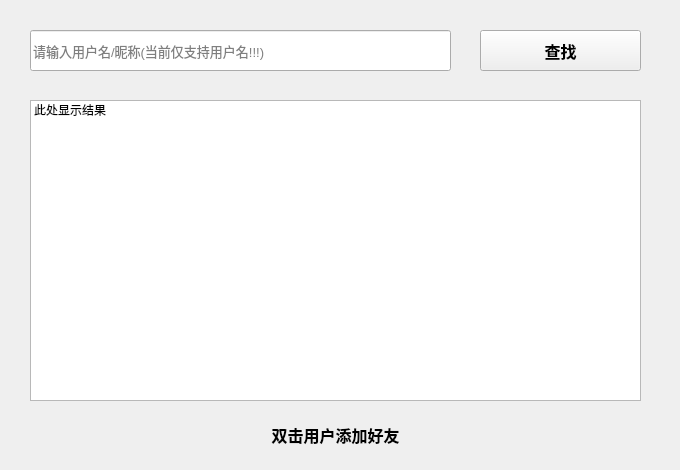
<?xml version="1.0" encoding="UTF-8"?>
<ui version="4.0">
 <class>SearchWindow</class>
 <widget class="QWidget" name="SearchWindow">
  <property name="geometry">
   <rect>
    <x>0</x>
    <y>0</y>
    <width>680</width>
    <height>470</height>
   </rect>
  </property>
  <property name="windowTitle">
   <string>查找</string>
  </property>
  <widget class="QLineEdit" name="lineEdit_keyword">
   <property name="geometry">
    <rect>
     <x>30</x>
     <y>30</y>
     <width>421</width>
     <height>41</height>
    </rect>
   </property>
   <property name="font">
    <font>
     <pointsize>10</pointsize>
    </font>
   </property>
   <property name="placeholderText">
    <string>请输入用户名/昵称(当前仅支持用户名!!!)</string>
   </property>
  </widget>
  <widget class="QListWidget" name="listWidget_result">
   <property name="geometry">
    <rect>
     <x>30</x>
     <y>100</y>
     <width>611</width>
     <height>301</height>
    </rect>
   </property>
   <item>
    <property name="text">
     <string>此处显示结果</string>
    </property>
   </item>
  </widget>
  <widget class="QPushButton" name="pushButton_search">
   <property name="geometry">
    <rect>
     <x>480</x>
     <y>30</y>
     <width>161</width>
     <height>41</height>
    </rect>
   </property>
   <property name="font">
    <font>
     <pointsize>12</pointsize>
     <weight>75</weight>
     <italic>false</italic>
     <bold>true</bold>
     <strikeout>false</strikeout>
     <kerning>true</kerning>
    </font>
   </property>
   <property name="cursor">
    <cursorShape>PointingHandCursor</cursorShape>
   </property>
   <property name="text">
    <string>查找</string>
   </property>
  </widget>
  <widget class="QLabel" name="label_tip">
   <property name="geometry">
    <rect>
     <x>30</x>
     <y>420</y>
     <width>611</width>
     <height>31</height>
    </rect>
   </property>
   <property name="text">
    <string>&lt;html&gt;&lt;head/&gt;&lt;body&gt;&lt;p align=&quot;center&quot;&gt;&lt;span style=&quot; font-size:12pt; font-weight:600;&quot;&gt;双击用户添加好友&lt;/span&gt;&lt;/p&gt;&lt;/body&gt;&lt;/html&gt;</string>
   </property>
  </widget>
 </widget>
 <resources/>
 <connections/>
</ui>
